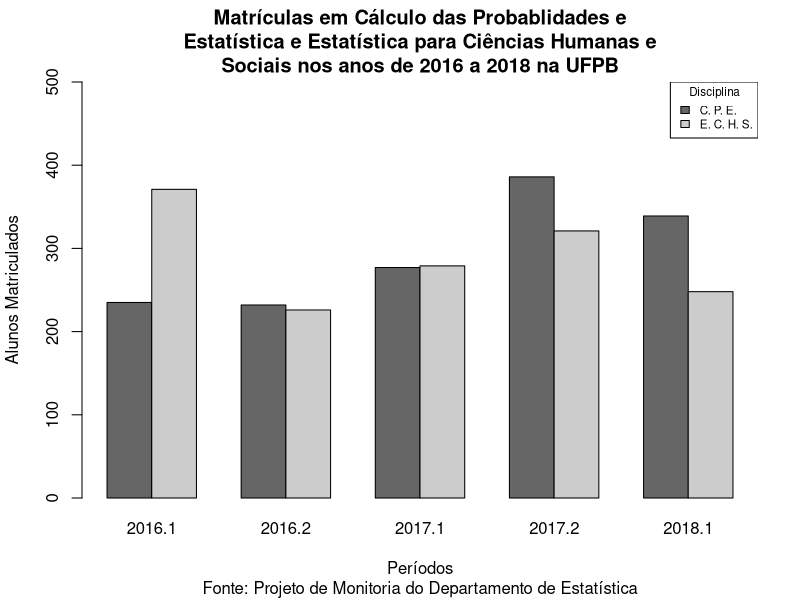

Write R code to recreate this figure.
#Gráfico de colunas superpostas: Alunos matriculados em "Cálculo das Probablidades
# e Estatística" e "Estatística para Ciências Humanas e Sociais"

#Vetor com as frequências de Estatística
mat1 <- c(235, 232, 277, 386, 339)

#Vetor com as frequências de Humanas
mat2 <- c(371, 226, 279, 321, 248)

#Gerando uma matriz usando os vetores com linhas
vet <- rbind(mat1, mat2)

#Definindo O título
titulo<-paste(strwrap('Matrículas em Cálculo das Probablidades e Estatística 
  e Estatística para Ciências Humanas e Sociais
  nos anos de 2016 a 2018 na UFPB',
  width = 50),collapse = "\n")

barplot(vet, main = titulo, names.arg=c("2016.1","2016.2","2017.1","2017.2","2018.1"),
        sub = "Fonte: Projeto de Monitoria do Departamento de Estatística",
        xlab="Períodos", ylab = "Alunos Matriculados", col = c("gray40","grey80"),
         beside = TRUE, ylim = c(0, 500))

legend("topright", c("C. P. E.", "E. C. H. S."),
       cex =0.7, fill = c("gray40","grey80"), title="Disciplina")
